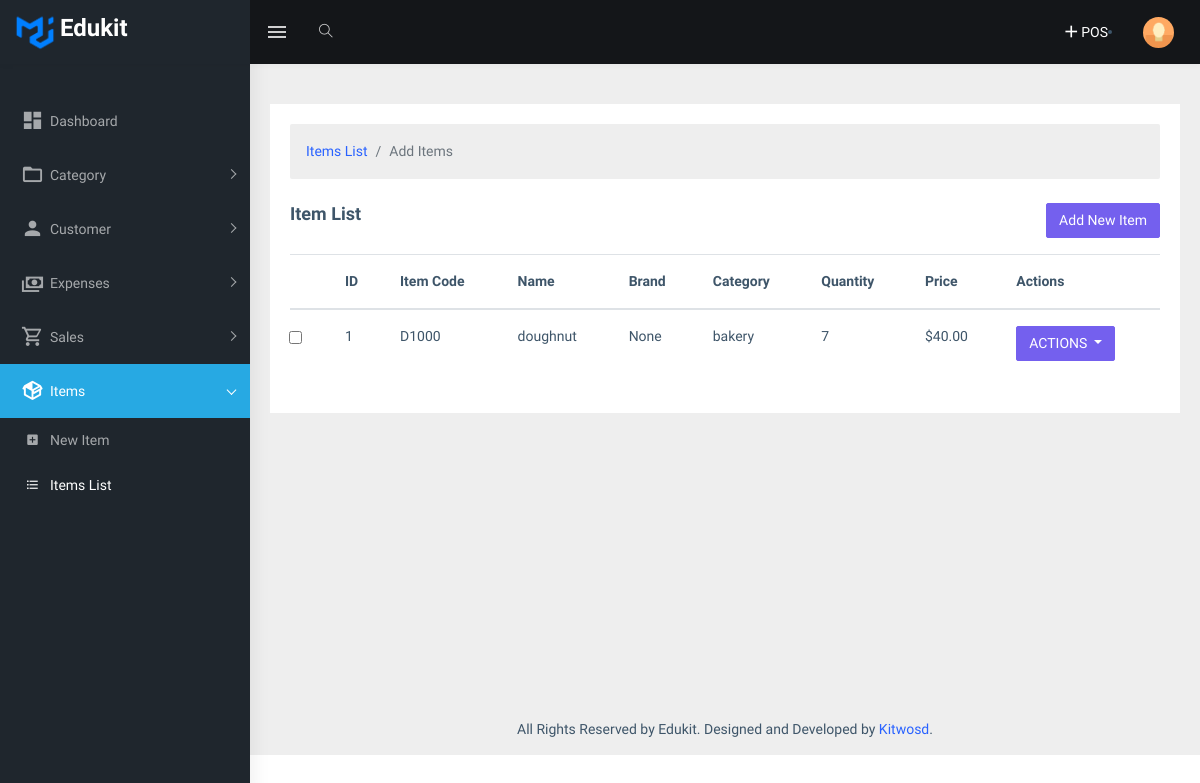
The app's page /items/ with its own data.
### app/frontend/models.py (models this page shows, shortened)
class OrganizationSetting(models.Model):
    company_name = models.CharField(max_length=255, unique=True)
    logo = models.ImageField(upload_to='organization_logos/', blank=False, null=False)
    phone = models.IntegerField(blank=True, null=True)
    telephone = models.CharField(max_length=20, blank=True, null=True)
    location = models.CharField(max_length=255, blank=True, null=True)
    pan_vat = models.CharField(max_length=100, blank=True, null=True)
    email = models.EmailField(max_length=255, blank=True, null=True)

class Item(models.Model):
    created_by = models.ForeignKey(User, related_name='item_created', on_delete=models.CASCADE, null=True)
    item_code = models.CharField(max_length=50, unique=True)
    name = models.CharField(max_length=255)
    brand = models.CharField(max_length=100, blank=True, null=True)
    category = models.ForeignKey('Category', on_delete=models.SET_NULL, null=True)
    quantity = models.PositiveIntegerField()
    description = models.TextField(blank=True, null=True)
    image = models.ImageField(upload_to='item_images/', blank=True, null=True)
    price = models.DecimalField(max_digits=10, decimal_places=2)
    cost_price = models.DecimalField(max_digits=5, decimal_places=2, blank=True, null=True)
    discount_type = models.CharField(max_length=50, choices=[('percentage', 'Percentage'), ('fixed', 'Fixed')], blank=True, null=True)
    discount = models.DecimalField(max_digits=5, decimal_places=2, default=0.0, blank=True, null=True)
    tax_percentage = models.DecimalField(max_digits=5, decimal_places=2, blank=True, null=True)
    created_at = models.DateTimeField(_('created at'), auto_now_add=True, null=True)
    updated_at = models.DateTimeField(_('updated at'), auto_now=True, null=True)

class Category(models.Model):
    name = models.CharField(max_length=100, unique=True)
    description = models.TextField(blank=True, null=True)
    created_by = models.ForeignKey(User, related_name='itemCategory_created', on_delete=models.CASCADE, null=True)
    created_at = models.DateTimeField(_('created at'), auto_now_add=True, null=True)
    updated_at = models.DateTimeField(_('updated at'), auto_now=True, null=True)
    def __str__(self):
        return self.name

### app/frontend/views.py (the view)
# urls.py: path('items/', views.item_list, name='item_list'),
def item_list(request):
    items_list = Item.objects.all()
    paginator = Paginator(items_list, 10)  # Show 10 items per page
    page_number = request.GET.get('page')
    page_obj = paginator.get_page(page_number)
    return render(request, 'items/item_list.html', {'page_obj': page_obj, 'is_paginated': page_obj.has_other_pages()})

### app/frontend/context_processors.py (called while the page is built)
def organization_settings(request):
    organization = OrganizationSetting.objects.first()  # Get the first organization settings
    return {'organization': organization}

### templates/items/item_list.html (shortened to what this page needs)
{% extends 'base.html' %}
{% load static %}
{% block content %}
<div class="container-fluid">
    <div class="row">
        <div class="col-md-12">
            <div class="card">
                <div class="card-body">
                    <nav aria-label="breadcrumb" class="mb-4">
                        <ol class="breadcrumb">
                            <li class="breadcrumb-item"><a href="#" class="text-decoration-none">Items List</a></li>
                            <li class="breadcrumb-item active">Add Items</li>
                        </ol>
                    </nav>
                    <div class="d-flex justify-content-between mb-3">
                        <h4>Item List</h4>
                        <a href="{% url 'frontend:add_item' %}" class="btn btn-primary">Add New Item</a>
                    </div>
                    <div class="table-responsive">
                        <table class="table table-hover">
                            <thead>
                                <tr>
                                    <th class="text-center">
                                    </th>
                                    <th><strong>ID</strong></th>
                                    <th><strong>Item Code</strong></th>
                                    <th><strong>Name</strong></th>
                                    <th><strong>Brand</strong></th>
                                    <th><strong>Category</strong></th>
                                    <th><strong>Quantity</strong></th>
                                    <th><strong>Price</strong></th>
                                    <th><strong>Actions</strong></th>
                                </tr>
                            </thead>
                            <tbody>
                                {% for item in page_obj %}
                                <tr>
                                    <td class="text-center">
                                        <input type="checkbox" class="form-check-input" name="selected_items" value="{{ item.id }}">
                                    </td>
                                    <td>{{ forloop.counter|add:page_obj.start_index|add:"-1" }}</td>
                                    <td>{{ item.item_code }}</td>
                                    <td>{{ item.name }}</td>
                                    <td>{{ item.brand }}</td>
                                    <td>{{ item.category }}</td>
                                    <td>{{ item.quantity }}</td>
                                    <td>${{ item.price }}</td>
                                    <td>
                                        <div class="dropdown">
                                            <button class="btn btn-primary dropdown-toggle" type="button" data-bs-toggle="dropdown" aria-expanded="false">
                                                ACTIONS
                                            </button>
                                        </div>
                                    </td>
                                </tr>
                                {% empty %}
                                <tr>
                                    <td colspan="9" class="text-center text-muted">No items found.</td>
                                </tr>
                                {% endfor %}
                            </tbody>
                        </table>
                    </div>
                </div>
            </div>
        </div>
    </div>
</div>
{% endblock %}

### templates/base.html (shortened to what this page needs)
<!DOCTYPE html>
{% load static %}
<html dir="ltr" lang="en">
<head>
    <link href="{% static 'assets/libs/flot/css/float-chart.css' %}" rel="stylesheet">
    <link href="{% static 'assets/css/style.min.css' %}" rel="stylesheet">
    <link rel="stylesheet" href="https://cdn.jsdelivr.net/npm/@mdi/font/css/materialdesignicons.min.css">
</head>
<body>
    <div id="main-wrapper">
        <header class="topbar" data-navbarbg="skin5">
            <nav class="navbar top-navbar navbar-expand-md navbar-dark">
                <div class="navbar-header" data-logobg="skin5">
                    <a class="navbar-brand" href="{% url 'frontend:index' %}">
                        {% if organization.logo %}
                            <img src="{{ organization.logo.url }}" alt="logo" style="max-height: 50px; width: auto;">
                        {% endif %}
                        <h3>{{ organization.company_name }}</h3>
                    </a>
                </div>
                <div class="navbar-collapse collapse" id="navbarSupportedContent" data-navbarbg="skin5">
                    <ul class="navbar-nav float-left mr-auto">
                        <li class="nav-item d-none d-md-block"><a class="nav-link sidebartoggler waves-effect waves-light" href="javascript:void(0)" data-sidebartype="mini-sidebar"><i class="mdi mdi-menu font-24"></i></a></li>
                        <li class="nav-item search-box"> <a class="nav-link waves-effect waves-dark" href="javascript:void(0)"><i class="ti-search"></i></a>
                        </li>
                    </ul>
                    <a href="{% url 'frontend:pos_page' %}" class="text-decoration-none">
                        <div class="d-flex align-items-center">
                            <i class="mdi mdi-plus text-white" style="font-size: 20px;"></i>
                            <span class="ms-2 text-white fw-bold d-none d-sm-inline">POS</span>
                        </div>
                    </a>
                    <li class="nav-item dropdown">
                        <a class="nav-link dropdown-toggle text-muted waves-effect waves-dark pro-pic" href="" data-toggle="dropdown" aria-haspopup="true" aria-expanded="false"><img src="{% static 'assets/images/users/1.jpg' %}" alt="user" class="rounded-circle" width="31"></a>
                    </li>
                </div>
            </nav>
        </header>
        <aside class="left-sidebar" data-sidebarbg="skin5">
            <div class="scroll-sidebar">
                <nav class="sidebar-nav">
                    <ul id="sidebarnav" class="p-t-30">
                        <li class="sidebar-item"> <a class="sidebar-link waves-effect waves-dark sidebar-link" href="{% url 'frontend:index' %}" aria-expanded="false"><i class="mdi mdi-view-dashboard"></i><span class="hide-menu">Dashboard</span></a></li>
                        <li class="sidebar-item">
                            <a class="sidebar-link has-arrow waves-effect waves-dark" href="javascript:void(0)" aria-expanded="false">
                                <i class="mdi mdi-folder-outline"></i><span class="hide-menu">Category</span>
                            </a>
                        </li>
                        <li class="sidebar-item"> <a class="sidebar-link has-arrow waves-effect waves-dark" href="javascript:void(0)" aria-expanded="false"><i class="mdi mdi-account"></i><span class="hide-menu">Customer </span></a>
                        </li>
                        <li class="sidebar-item">
                            <a class="sidebar-link has-arrow waves-effect waves-dark" href="javascript:void(0)" aria-expanded="false">
                                <i class="mdi mdi-cash-multiple"></i><span class="hide-menu">Expenses</span>
                            </a>
                        </li>
                        <li class="sidebar-item">
                            <a class="sidebar-link has-arrow waves-effect waves-dark" href="javascript:void(0)" aria-expanded="false">
                                <i class="mdi mdi-cart-outline"></i><span class="hide-menu">Sales</span>
                            </a>
                        </li>
                        <li class="sidebar-item">
                            <a class="sidebar-link has-arrow waves-effect waves-dark" href="javascript:void(0)" aria-expanded="false">
                                <i class="mdi mdi-package-variant"></i><span class="hide-menu">Items </span>
                            </a>
                            <ul aria-expanded="false" class="collapse first-level">
                                <li class="sidebar-item"><a href="{% url 'frontend:add_item' %}" class="sidebar-link"><i class="mdi mdi-plus-box"></i><span class="hide-menu"> New Item </span></a></li>
                                <li class="sidebar-item"><a href="{% url 'frontend:item_list' %}" class="sidebar-link"><i class="mdi mdi-format-list-bulleted"></i><span class="hide-menu"> Items List </span></a></li>
                            </ul>
                        </li>
                    </ul>
                </nav>
            </div>
        </aside>
        <div class="page-wrapper">
             <div class="page-breadcrumb">
            </div>
            {% block content%}
            {% endblock %}
            <footer class="footer text-center">
                All Rights Reserved by {{ organization.company_name }}. Designed and Developed by <a href="https://www.kitwosd.com/">Kitwosd</a>.
         </footer>
        </div>
    </body>
    </html>

### records on screen
OrganizationSetting: logo (picture), company_name "Edukit"
Item: item_code "D1000", name "doughnut", brand "None", category "bakery", quantity "7", price "40.00"
